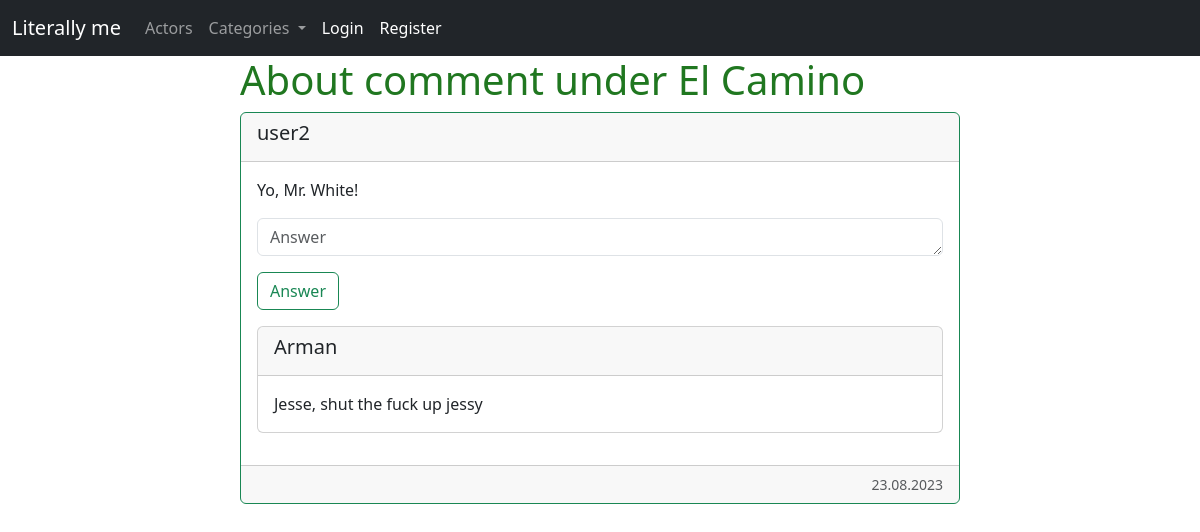
The app's page /movie/el-camino/comment/16/about/, older data.
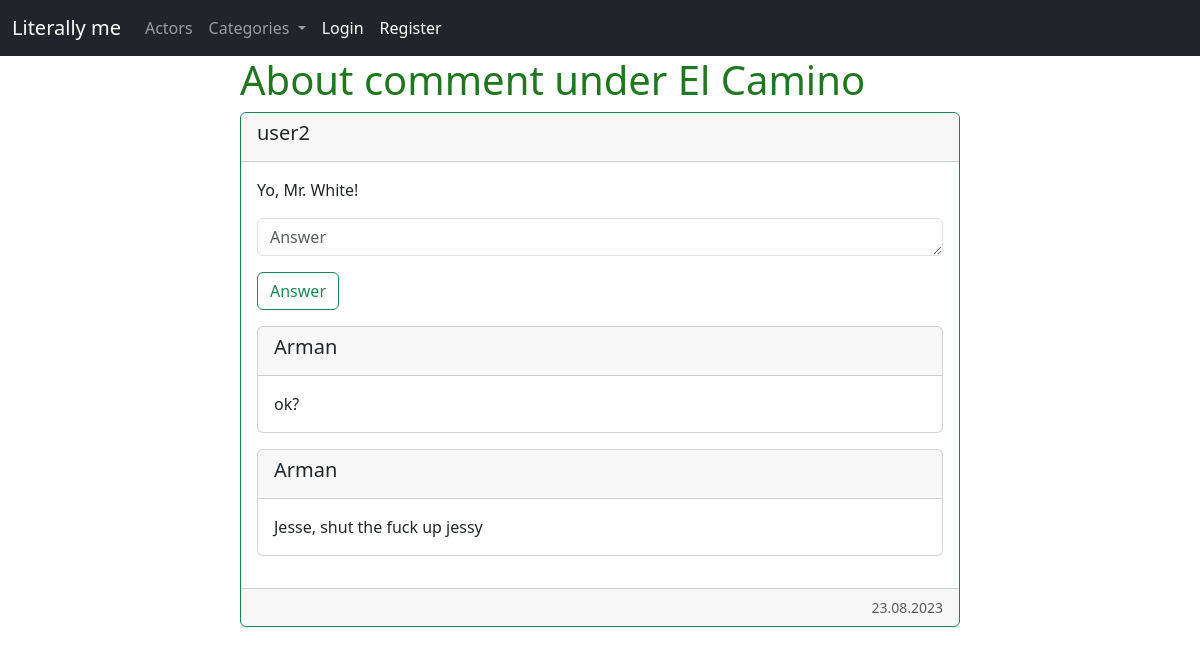
The same page, newer data.
### mainapp/models.py (models this page shows, shortened)
class CommentAnswer(models.Model):
    parent_comment = models.ForeignKey(Comment, on_delete=models.CASCADE, related_name='comment_answers')
    author = models.ForeignKey(User, on_delete=models.CASCADE, related_name='comment_answers')
    text = models.TextField()
    create_time = models.DateTimeField(auto_now_add=True)

### mainapp/views.py (the view)
# urls.py: path('movie/<slug:movie_slug>/comment/<int:comment_id>/about/', about_comment_view, name='about_comment'),
def about_comment_view(request, movie_slug, comment_id):
    movie = Movie.objects.get(slug=movie_slug)
    comment = Comment.objects.get(pk=comment_id)
    comment_answers = comment.comment_answers.all().select_related('author').order_by('-create_time')
    categories = DataMixin.get_categories()
    if request.method == 'POST':
        comment_form = CommentAnswerForm(request.POST)
        if comment_form.is_valid():
            new_comment = comment_form.save(commit=False)
            new_comment.parent_comment = comment
            new_comment.author = request.user
            new_comment.save()
            return redirect(comment.get_absolute_url())
    else:
        comment_form = CommentAnswerForm()
    user_menu = menu.copy()
    if not request.user.is_authenticated or not request.user.is_superuser:
        user_menu = [user_menu[0]]
    context = {
        'menu': user_menu,
        'categories': categories,
        'title': f'About comment under {movie.title}',
        'comment': comment,
        'comment_answers': comment_answers,
        'form': comment_form
    }
    return render(request, 'mainapp/comment/about_comment.html', context=context)

### mainapp/forms.py
class CommentAnswerForm(forms.ModelForm):
    class Meta:
        model = CommentAnswer
        fields = ['text']
        widgets = {
            'text': forms.Textarea(attrs=comment_answer_attrs)
        }

### mainapp/models.py (called while the page is built)
    def get_absolute_url(self):
        return reverse('category', kwargs={'category_slug': self.slug})

### mainapp/utils.py (called while the page is built)
    @classmethod
    def get_categories(cls):
        return Category.objects.annotate(movies_count=Count('movies'))  # creating new column called movies_count

### mainapp/templates/mainapp/comment/about_comment.html (shortened to what this page needs)
{% extends 'mainapp/base.html' %}
{% block content %}
    <h1 class="movie-bold">{{ title }}</h1>
    <div class="card border-success mb-3">
        <div class="card-header">
            <h5 class="card-title">{{ comment.author }}</h5>
        </div>
        <div class="card-body">
            <p class="card-text">{{ comment.text }}</p>
            <form method="post">
                <div class="mb-3">
                    {{ form.text }}
                </div>
                <button type="submit" class="btn btn-outline-success">Answer</button>
            </form>
            {% if comment_answers %}
                {% for com_answ in comment_answers %}
                    <div class="card mb-3">
                        <div class="card-header">
                            <h5 class="card-title">{{ com_answ.author }}</h5>
                        </div>
                        <div class="card-body">
                            <p class="card-text">{{ com_answ.text }}</p>
                        </div>
                    </div>
                {% endfor %}
            {% endif %}
        </div>
        <div class="card-footer text-end">
            <small class="text-body-secondary">{{ comment.create_time|date:"d.m.Y" }}</small>
        </div>
    </div>
{% endblock %}

Row changes from the older to the newer data that the page shows:
added CommentAnswer: author "Arman", text "ok?"
